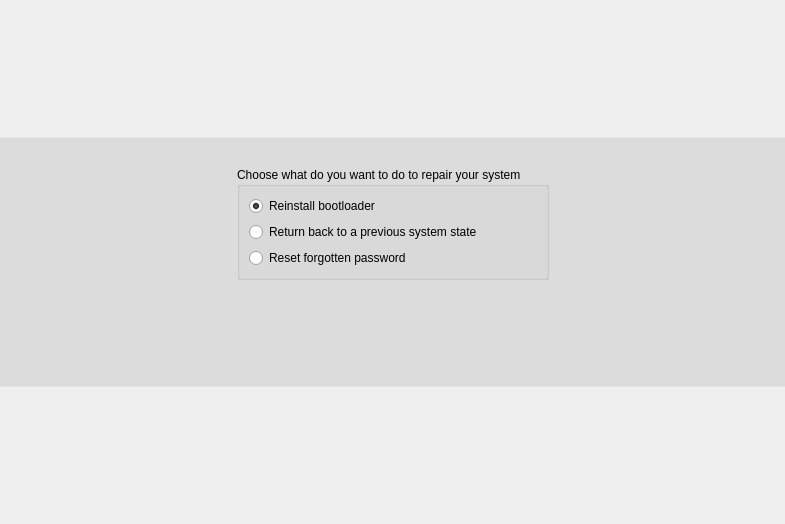
<?xml version="1.0" encoding="UTF-8"?>
<ui version="4.0">
 <class>RescueWidget</class>
 <widget class="QWidget" name="RescueWidget">
  <property name="geometry">
   <rect>
    <x>0</x>
    <y>0</y>
    <width>785</width>
    <height>524</height>
   </rect>
  </property>
  <layout class="QGridLayout" name="gridLayout">
   <property name="margin">
    <number>0</number>
   </property>
   <property name="spacing">
    <number>0</number>
   </property>
   <item row="0" column="0">
    <widget class="QFrame" name="frame">
     <property name="sizePolicy">
      <sizepolicy hsizetype="Expanding" vsizetype="Maximum">
       <horstretch>0</horstretch>
       <verstretch>0</verstretch>
      </sizepolicy>
     </property>
     <property name="minimumSize">
      <size>
       <width>600</width>
       <height>250</height>
      </size>
     </property>
     <property name="maximumSize">
      <size>
       <width>16777215</width>
       <height>250</height>
      </size>
     </property>
     <property name="styleSheet">
      <string notr="true">#frame{
background-color: rgba(0, 0, 0, 20);
border-top: 1px solid rgba(255, 255, 255, 75);/*white*/
border-bottom: 1px solid rgba(255, 255, 255, 75);/*white*/
background-repeat: no-repeat;
}

QListView {
show-decoration-selected: 1; /* make the selection span the entire width of the view */
 }

QListView{
background-color: rgba(0, 0, 0, 0);
border-radius:2px;
color:white;
}

QListView::item {
border-radius:2;
background-color:qlineargradient(spread:pad, x1:0, y1:0, x2:1, y2:0, stop:0 rgba(0, 0, 0, 0));
color: rgb(220, 220, 220);
padding:5
}

QListView::item:hover {
border-radius:2;
color:white;
}

QListView::item:selected {
border-radius:2;
background-color:qlineargradient(spread:pad, x1:0, y1:0, x2:1, y2:0, stop:0 rgba(52, 52, 52, 50));
color:white;
}</string>
     </property>
     <property name="frameShape">
      <enum>QFrame::NoFrame</enum>
     </property>
     <property name="frameShadow">
      <enum>QFrame::Plain</enum>
     </property>
     <property name="lineWidth">
      <number>0</number>
     </property>
     <layout class="QGridLayout" name="gridLayout_3">
      <item row="0" column="0">
       <spacer name="horizontalSpacer">
        <property name="orientation">
         <enum>Qt::Horizontal</enum>
        </property>
        <property name="sizeType">
         <enum>QSizePolicy::Expanding</enum>
        </property>
        <property name="sizeHint" stdset="0">
         <size>
          <width>203</width>
          <height>239</height>
         </size>
        </property>
       </spacer>
      </item>
      <item row="0" column="1">
       <layout class="QVBoxLayout" name="verticalLayout">
        <item>
         <spacer name="verticalSpacer">
          <property name="orientation">
           <enum>Qt::Vertical</enum>
          </property>
          <property name="sizeType">
           <enum>QSizePolicy::Fixed</enum>
          </property>
          <property name="sizeHint" stdset="0">
           <size>
            <width>20</width>
            <height>20</height>
           </size>
          </property>
         </spacer>
        </item>
        <item>
         <widget class="QGroupBox" name="groupBox">
          <property name="title">
           <string>Choose what do you want to do to repair your system</string>
          </property>
          <layout class="QGridLayout" name="gridLayout_2">
           <item row="0" column="0">
            <widget class="QRadioButton" name="rescueGrub">
             <property name="text">
              <string>Reinstall bootloader</string>
             </property>
             <property name="iconSize">
              <size>
               <width>48</width>
               <height>48</height>
              </size>
             </property>
             <property name="checked">
              <bool>true</bool>
             </property>
            </widget>
           </item>
           <item row="2" column="0">
            <widget class="QRadioButton" name="rescuePassword">
             <property name="enabled">
              <bool>true</bool>
             </property>
             <property name="styleSheet">
              <string/>
             </property>
             <property name="text">
              <string>Reset forgotten password</string>
             </property>
             <property name="iconSize">
              <size>
               <width>48</width>
               <height>48</height>
              </size>
             </property>
            </widget>
           </item>
           <item row="1" column="0">
            <widget class="QRadioButton" name="rescuePisi">
             <property name="styleSheet">
              <string/>
             </property>
             <property name="text">
              <string>Return back to a previous system state</string>
             </property>
             <property name="iconSize">
              <size>
               <width>48</width>
               <height>48</height>
              </size>
             </property>
            </widget>
           </item>
          </layout>
         </widget>
        </item>
        <item>
         <widget class="QListWidget" name="rescueSystems">
          <property name="maximumSize">
           <size>
            <width>16777215</width>
            <height>100</height>
           </size>
          </property>
         </widget>
        </item>
       </layout>
      </item>
      <item row="0" column="2">
       <spacer name="horizontalSpacer_2">
        <property name="orientation">
         <enum>Qt::Horizontal</enum>
        </property>
        <property name="sizeType">
         <enum>QSizePolicy::Expanding</enum>
        </property>
        <property name="sizeHint" stdset="0">
         <size>
          <width>40</width>
          <height>20</height>
         </size>
        </property>
       </spacer>
      </item>
     </layout>
    </widget>
   </item>
  </layout>
 </widget>
 <resources>
  <include location="/usr/share/yali/theme/pisilinux/data.qrc"/>
 </resources>
 <connections/>
</ui>
